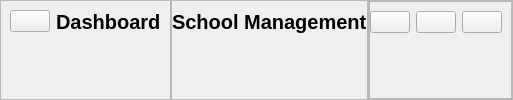
            <widget class="QWidget" name="header" native="true">
             <property name="minimumSize">
              <size>
               <width>0</width>
               <height>50</height>
              </size>
             </property>
             <layout class="QHBoxLayout" name="horizontalLayout_5">
              <property name="spacing">
               <number>0</number>
              </property>
              <property name="leftMargin">
               <number>0</number>
              </property>
              <property name="topMargin">
               <number>0</number>
              </property>
              <property name="rightMargin">
               <number>0</number>
              </property>
              <property name="bottomMargin">
               <number>0</number>
              </property>
              <item alignment="Qt::AlignLeft">
               <widget class="QFrame" name="titre_toogle1">
                <property name="frameShape">
                 <enum>QFrame::StyledPanel</enum>
                </property>
                <property name="frameShadow">
                 <enum>QFrame::Raised</enum>
                </property>
                <layout class="QHBoxLayout" name="horizontalLayout_6">
                 <property name="leftMargin">
                  <number>9</number>
                 </property>
                 <item alignment="Qt::AlignTop">
                  <widget class="QPushButton" name="btn_toggle">
                   <property name="cursor">
                    <cursorShape>PointingHandCursor</cursorShape>
                   </property>
                   <property name="text">
                    <string/>
                   </property>
                   <property name="icon">
                    <iconset>
                     <normaloff>../../../../../../.designer/assets/icons/menu.png</normaloff>../../../../../../.designer/assets/icons/menu.png</iconset>
                   </property>
                   <property name="iconSize">
                    <size>
                     <width>22</width>
                     <height>20</height>
                    </size>
                   </property>
                  </widget>
                 </item>
                 <item alignment="Qt::AlignTop">
                  <widget class="QLabel" name="titre_toggle">
                   <property name="font">
                    <font>
                     <pointsize>15</pointsize>
                     <weight>75</weight>
                     <bold>true</bold>
                    </font>
                   </property>
                   <property name="text">
                    <string>Dashboard</string>
                   </property>
                  </widget>
                 </item>
                </layout>
               </widget>
              </item>
              <item alignment="Qt::AlignHCenter">
               <widget class="QFrame" name="titre">
                <property name="frameShape">
                 <enum>QFrame::StyledPanel</enum>
                </property>
                <property name="frameShadow">
                 <enum>QFrame::Raised</enum>
                </property>
                <layout class="QHBoxLayout" name="horizontalLayout_7">
                 <property name="spacing">
                  <number>0</number>
                 </property>
                 <property name="leftMargin">
                  <number>0</number>
                 </property>
                 <property name="rightMargin">
                  <number>0</number>
                 </property>
                 <property name="bottomMargin">
                  <number>0</number>
                 </property>
                 <item alignment="Qt::AlignTop">
                  <widget class="QLabel" name="header_titre">
                   <property name="font">
                    <font>
                     <pointsize>15</pointsize>
                     <weight>75</weight>
                     <bold>true</bold>
                    </font>
                   </property>
                   <property name="text">
                    <string>School Management</string>
                   </property>
                  </widget>
                 </item>
                </layout>
               </widget>
              </item>
              <item alignment="Qt::AlignRight">
               <widget class="QFrame" name="frame_90">
                <property name="frameShape">
                 <enum>QFrame::StyledPanel</enum>
                </property>
                <property name="frameShadow">
                 <enum>QFrame::Raised</enum>
                </property>
                <layout class="QHBoxLayout" name="horizontalLayout_96">
                 <property name="spacing">
                  <number>25</number>
                 </property>
                 <property name="leftMargin">
                  <number>0</number>
                 </property>
                 <property name="topMargin">
                  <number>0</number>
                 </property>
                 <property name="rightMargin">
                  <number>0</number>
                 </property>
                 <property name="bottomMargin">
                  <number>0</number>
                 </property>
                 <item alignment="Qt::AlignRight">
                  <widget class="QFrame" name="action">
                   <property name="frameShape">
                    <enum>QFrame::StyledPanel</enum>
                   </property>
                   <property name="frameShadow">
                    <enum>QFrame::Raised</enum>
                   </property>
                   <layout class="QHBoxLayout" name="horizontalLayout_9">
                    <property name="leftMargin">
                     <number>0</number>
                    </property>
                    <property name="rightMargin">
                     <number>9</number>
                    </property>
                    <property name="bottomMargin">
                     <number>0</number>
                    </property>
                    <item alignment="Qt::AlignTop">
                     <widget class="QPushButton" name="minimize">
                      <property name="cursor">
                       <cursorShape>PointingHandCursor</cursorShape>
                      </property>
                      <property name="text">
                       <string/>
                      </property>
                      <property name="icon">
                       <iconset>
                        <normaloff>../../../../../../.designer/assets/icons/icons8-subtract-96.png</normaloff>../../../../../../.designer/assets/icons/icons8-subtract-96.png</iconset>
                      </property>
                     </widget>
                    </item>
                    <item alignment="Qt::AlignTop">
                     <widget class="QPushButton" name="btn_min">
                      <property name="cursor">
                       <cursorShape>PointingHandCursor</cursorShape>
                      </property>
                      <property name="text">
                       <string/>
                      </property>
                      <property name="icon">
                       <iconset>
                        <normaloff>../../../../../../.designer/assets/icons/icons8-full-image-96.png</normaloff>../../../../../../.designer/assets/icons/icons8-full-image-96.png</iconset>
                      </property>
                     </widget>
                    </item>
                    <item alignment="Qt::AlignTop">
                     <widget class="QPushButton" name="btn_close">
                      <property name="cursor">
                       <cursorShape>PointingHandCursor</cursorShape>
                      </property>
                      <property name="text">
                       <string/>
                      </property>
                      <property name="icon">
                       <iconset>
                        <normaloff>../../../../../../.designer/assets/icons/icons8-close-96.png</normaloff>../../../../../../.designer/assets/icons/icons8-close-96.png</iconset>
                      </property>
                     </widget>
                    </item>
                   </layout>
                  </widget>
                 </item>
                </layout>
               </widget>
              </item>
             </layout>
            </widget>
